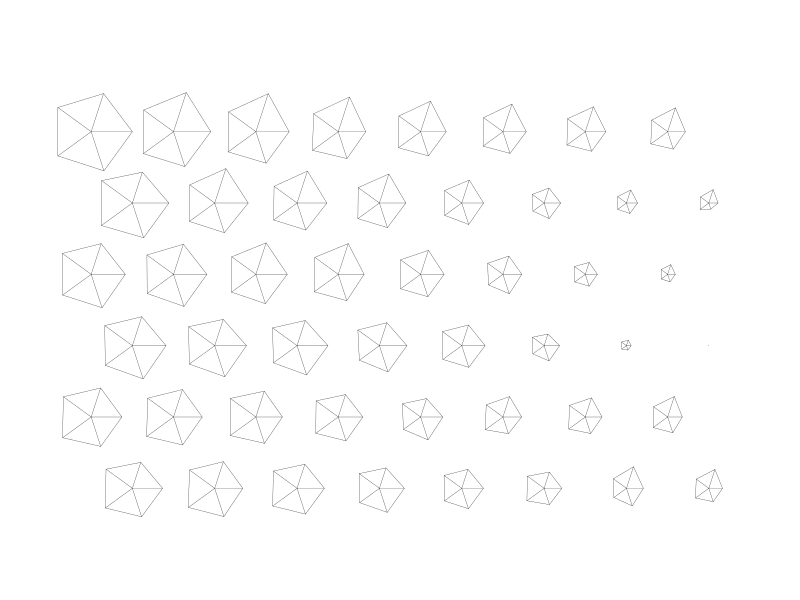
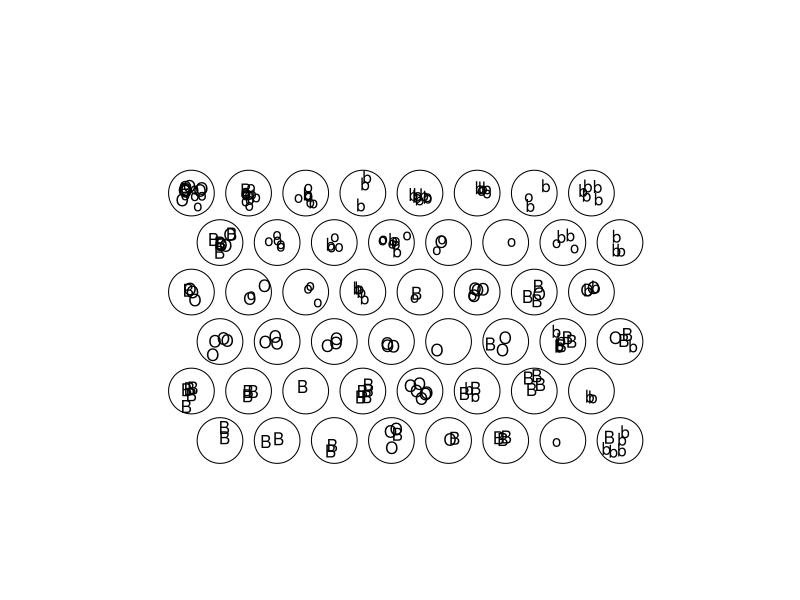

Write the R code that produced these figures, in order.
library(class)


### Name: batchSOM
### Title: Self-Organizing Maps: Batch Algorithm
### Aliases: batchSOM
### Keywords: classif

### ** Examples

require(graphics)
data(crabs, package = "MASS")

lcrabs <- log(crabs[, 4:8])
crabs.grp <- factor(c("B", "b", "O", "o")[rep(1:4, rep(50,4))])
gr <- somgrid(topo = "hexagonal")
crabs.som <- batchSOM(lcrabs, gr, c(4, 4, 2, 2, 1, 1, 1, 0, 0))
plot(crabs.som)

bins <- as.numeric(knn1(crabs.som$code, lcrabs, 0:47))
plot(crabs.som$grid, type = "n")
symbols(crabs.som$grid$pts[, 1], crabs.som$grid$pts[, 2],
        circles = rep(0.4, 48), inches = FALSE, add = TRUE)
text(crabs.som$grid$pts[bins, ] + rnorm(400, 0, 0.1),
     as.character(crabs.grp))
